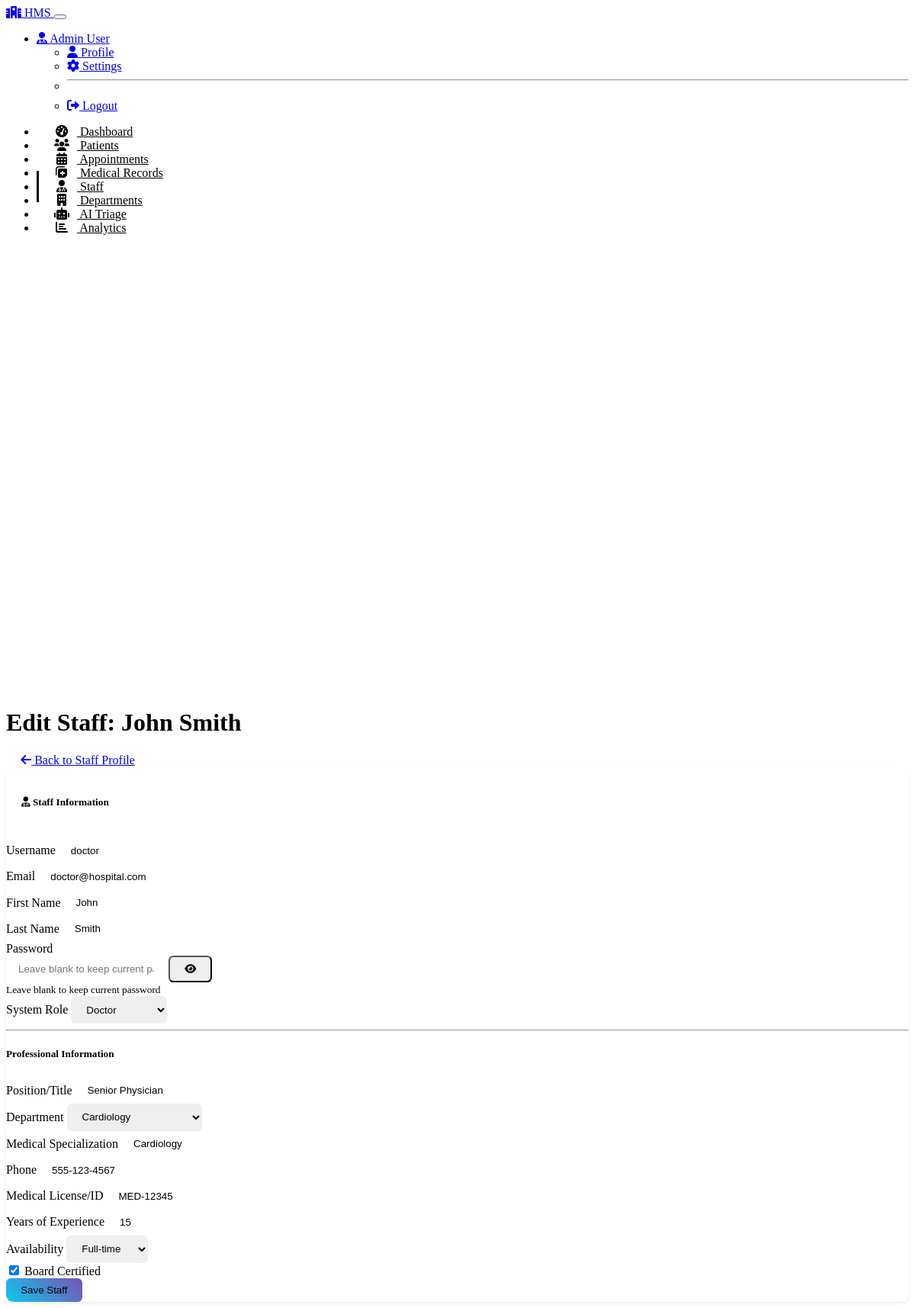
/staff/1/edit (signed in), run on the app's committed database.
### models.py (models this page shows, shortened)
class User(UserMixin, db.Model):
    id = db.Column(db.Integer, primary_key=True)
    username = db.Column(db.String(64), unique=True, nullable=False)
    email = db.Column(db.String(120), unique=True, nullable=False)
    password_hash = db.Column(db.String(256), nullable=False)
    first_name = db.Column(db.String(100), nullable=False)
    last_name = db.Column(db.String(100), nullable=False)
    role_id = db.Column(db.Integer, db.ForeignKey('role.id'))
    is_active = db.Column(db.Boolean, default=True)
    created_at = db.Column(db.DateTime, default=datetime.utcnow)

class Staff(db.Model):
    id = db.Column(db.Integer, primary_key=True)
    user_id = db.Column(db.Integer, db.ForeignKey('user.id'), unique=True, nullable=False)
    specialization = db.Column(db.String(100))
    position = db.Column(db.String(100), nullable=False)
    department = db.Column(db.String(100), nullable=False)
    phone = db.Column(db.String(20), nullable=False)
    medical_license = db.Column(db.String(50))
    years_experience = db.Column(db.String(3))
    board_certified = db.Column(db.Boolean, default=False)
    availability = db.Column(db.String(20), default='Full-time')
    user = db.relationship('User', backref=db.backref('staff_profile', uselist=False))
    appointments = db.relationship('Appointment', backref='staff', lazy='dynamic')

### routes.py (the view, shortened to what this page needs)
@app.route('/staff/<int:id>/edit', methods=['GET', 'POST'])
@login_required
def edit_staff(id):
    staff = Staff.query.get_or_404(id)
    form = StaffForm(obj=staff)
    if request.method == 'GET':
        form.username.data = staff.user.username
        form.email.data = staff.user.email
        form.first_name.data = staff.user.first_name
        form.last_name.data = staff.user.last_name
        form.role.data = staff.user.role_id
    form.role.choices = [(role.id, role.name) for role in Role.query.order_by(Role.name).all()]
    return render_template('staff/edit.html', title='Edit Staff', form=form, staff=staff)

### templates/staff/edit.html (shortened to what this page needs)
{% extends "base.html" %}
{% block header %}Edit Staff: {{ staff.user.first_name }} {{ staff.user.last_name }}{% endblock %}
{% block header_buttons %}
<a href="{{ url_for('view_staff', id=staff.id) }}" class="btn btn-outline-info">
    <i class="fas fa-arrow-left me-2"></i> Back to Staff Profile
</a>
{% endblock %}
{% block content %}
<div class="row justify-content-center">
    <div class="col-lg-10">
        <div class="card shadow-sm">
            <div class="card-header bg-gradient bg-primary text-white">
                <h5 class="mb-0"><i class="fas fa-user-md me-2"></i> Staff Information</h5>
            </div>
            <div class="card-body">
                <form method="post" action="{{ url_for('edit_staff', id=staff.id) }}">
                    <div class="row">
                        <div class="col-md-6 mb-3">
                            <div class="form-group">
                                <label for="username" class="form-label">{{ form.username.label }}</label>
                                {{ form.username(class="form-control", id="username") }}
                            </div>
                        </div>
                        <div class="col-md-6 mb-3">
                            <div class="form-group">
                                <label for="email" class="form-label">{{ form.email.label }}</label>
                                {{ form.email(class="form-control", id="email") }}
                            </div>
                        </div>
                    </div>
                    <div class="row">
                        <div class="col-md-6 mb-3">
                            <div class="form-group">
                                <label for="first_name" class="form-label">{{ form.first_name.label }}</label>
                                {{ form.first_name(class="form-control", id="first_name") }}
                            </div>
                        </div>
                        <div class="col-md-6 mb-3">
                            <div class="form-group">
                                <label for="last_name" class="form-label">{{ form.last_name.label }}</label>
                                {{ form.last_name(class="form-control", id="last_name") }}
                            </div>
                        </div>
                    </div>
                    <div class="row">
                        <div class="col-md-6 mb-3">
                            <div class="form-group">
                                <label for="password" class="form-label">{{ form.password.label }}</label>
                                <div class="input-group">
                                    {{ form.password(class="form-control", id="password", placeholder="Leave blank to keep current password") }}
                                    <button class="btn btn-outline-secondary" type="button" onclick="togglePasswordVisibility('password')">
                                        <i class="fa fa-eye"></i>
                                    </button>
                                </div>
                                <small class="form-text text-muted">Leave blank to keep current password</small>
                            </div>
                        </div>
                        <div class="col-md-6 mb-3">
                            <div class="form-group">
                                <label for="role" class="form-label">{{ form.role.label }}</label>
                                {{ form.role(class="form-select", id="role") }}
                            </div>
                        </div>
                    </div>
                    <hr class="my-4">
                    <h5 class="mb-3 text-info">Professional Information</h5>
                    <div class="row">
                        <div class="col-md-6 mb-3">
                            <div class="form-group">
                                <label for="position" class="form-label">{{ form.position.label }}</label>
                                {{ form.position(class="form-control", id="position") }}
                            </div>
                        </div>
                        <div class="col-md-6 mb-3">
                            <div class="form-group">
                                <label for="department" class="form-label">{{ form.department.label }}</label>
                                {{ form.department(class="form-select", id="department") }}
                            </div>
                        </div>
                    </div>
                    <div class="row">
                        <div class="col-md-6 mb-3">
                            <div class="form-group">
                                <label for="specialization" class="form-label">{{ form.specialization.label }}</label>
                                {{ form.specialization(class="form-control", id="specialization") }}
                            </div>
                        </div>
                        <div class="col-md-6 mb-3">
                            <div class="form-group">
                                <label for="phone" class="form-label">{{ form.phone.label }}</label>
                                {{ form.phone(class="form-control", id="phone") }}
                            </div>
                        </div>
                    </div>
                    <div class="row">
                        <div class="col-md-6 mb-3">
                            <div class="form-group">
                                <label for="medical_license" class="form-label">{{ form.medical_license.label }}</label>
                                {{ form.medical_license(class="form-control", id="medical_license") }}
                            </div>
                        </div>
                        <div class="col-md-6 mb-3">
                            <div class="form-group">
                                <label for="years_experience" class="form-label">{{ form.years_experience.label }}</label>
                                {{ form.years_experience(class="form-control", id="years_experience") }}
                            </div>
                        </div>
                    </div>
                    <div class="row">
                        <div class="col-md-6 mb-3">
                            <div class="form-group">
                                <label for="availability" class="form-label">{{ form.availability.label }}</label>
                                {{ form.availability(class="form-select", id="availability") }}
                            </div>
                        </div>
                        <div class="col-md-6 mb-3">
                            <div class="form-check mt-4">
                                {{ form.board_certified(class="form-check-input", id="board_certified") }}
                                <label class="form-check-label" for="board_certified">
                                    {{ form.board_certified.label }}
                                </label>
                            </div>
                        </div>
                    </div>
                    <div class="d-grid gap-2 mt-4">
                        {{ form.submit(class="btn btn-primary btn-lg") }}
                    </div>
                </form>
            </div>
        </div>
    </div>
</div>
{% endblock %}

### templates/base.html (shortened to what this page needs)
<!DOCTYPE html>
<html lang="en" data-bs-theme="dark">
<head>
    <link rel="stylesheet" href="https://cdn.replit.com/agent/bootstrap-agent-dark-theme.min.css">
    <link rel="stylesheet" href="https://cdnjs.cloudflare.com/ajax/libs/font-awesome/6.0.0/css/all.min.css">
    <link rel="stylesheet" href="{{ url_for('static', filename='css/custom.css') }}">
</head>
<body>
    {% if current_user.is_authenticated %}
    <nav class="navbar navbar-expand-lg navbar-hospital">
        <div class="container-fluid">
            <a class="navbar-brand d-flex align-items-center" href="{{ url_for('dashboard') }}">
                <i class="fas fa-hospital me-2 text-info"></i>
                <span>HMS</span>
            </a>
            <button class="navbar-toggler" type="button" data-bs-toggle="collapse" data-bs-target="#navbarNav"
                    aria-controls="navbarNav" aria-expanded="false" aria-label="Toggle navigation">
            </button>
            <div class="collapse navbar-collapse" id="navbarNav">
                <ul class="navbar-nav ms-auto">
                    <li class="nav-item dropdown">
                        <a class="nav-link dropdown-toggle" href="#" id="navbarDropdown" role="button"
                            data-bs-toggle="dropdown" aria-expanded="false">
                            <i class="fas fa-user-md me-1"></i> {{ current_user.first_name }} {{ current_user.last_name }}
                        </a>
                        <ul class="dropdown-menu dropdown-menu-end" aria-labelledby="navbarDropdown">
                            <li><a class="dropdown-item" href="{{ url_for('profile') }}"><i class="fas fa-user me-2"></i> Profile</a></li>
                            <li><a class="dropdown-item" href="{{ url_for('settings') }}"><i class="fas fa-cog me-2"></i> Settings</a></li>
                            <li><hr class="dropdown-divider"></li>
                            <li><a class="dropdown-item" href="{{ url_for('logout') }}"><i class="fas fa-sign-out-alt me-2"></i> Logout</a></li>
                        </ul>
                    </li>
                </ul>
            </div>
        </div>
    </nav>
    <div class="container-fluid">
        <div class="row">
            <div class="col-lg-2 col-md-3 px-0">
                <div class="sidebar py-3">
                    <ul class="nav flex-column">
                        <li class="nav-item">
                            <a class="nav-link {% if request.path == url_for('dashboard') %}active{% endif %}"
                               href="{{ url_for('dashboard') }}">
                                <i class="fas fa-tachometer-alt"></i> Dashboard
                            </a>
                        </li>
                        <li class="nav-item">
                            <a class="nav-link {% if '/patients' in request.path %}active{% endif %}"
                               href="{{ url_for('patients') }}">
                                <i class="fas fa-users"></i> Patients
                            </a>
                        </li>
                        <li class="nav-item">
                            <a class="nav-link {% if '/appointments' in request.path %}active{% endif %}"
                               href="{{ url_for('appointments') }}">
                                <i class="fas fa-calendar-alt"></i> Appointments
                            </a>
                        </li>
                        <li class="nav-item">
                            <a class="nav-link {% if '/records' in request.path %}active{% endif %}"
                               href="{{ url_for('records') }}">
                                <i class="fas fa-notes-medical"></i> Medical Records
                            </a>
                        </li>
                        <li class="nav-item">
                            <a class="nav-link {% if '/staff' in request.path %}active{% endif %}"
                               href="{{ url_for('staff') }}">
                                <i class="fas fa-user-md"></i> Staff
                            </a>
                        </li>
                        <li class="nav-item">
                            <a class="nav-link {% if '/departments' in request.path %}active{% endif %}"
                               href="{{ url_for('departments') }}">
                                <i class="fas fa-building"></i> Departments
                            </a>
                        </li>
                        {% if current_user.role.name in ['Doctor', 'Nurse', 'Admin'] %}
                        <li class="nav-item">
                            <a class="nav-link {% if '/triage' in request.path %}active{% endif %}"
                               href="{{ url_for('triage') }}">
                                <i class="fas fa-robot"></i> AI Triage
                            </a>
                        </li>
                        {% endif %}
                        {% if current_user.role.name == 'Admin' %}
                        <li class="nav-item">
                            <a class="nav-link {% if '/analytics' in request.path %}active{% endif %}"
                               href="{{ url_for('analytics') }}">
                                <i class="fas fa-chart-bar"></i> Analytics
                            </a>
                        </li>
                        {% endif %}
                    </ul>
                </div>
            </div>
            <div class="col-lg-10 col-md-9 py-4">
                <div class="d-flex justify-content-between align-items-center mb-4">
                    <h1 class="h2">{% block header %}{% endblock %}</h1>
                    <div>
                        {% block header_buttons %}{% endblock %}
                    </div>
                </div>
                {% block content %}{% endblock %}
            </div>
        </div>
    </div>
    {% endif %}
</body>
</html>

### data on the page
User: first_name "Admin", last_name "User"
User: user.first_name "John", user.last_name "Smith", username "doctor", email "doctor@hospital.com", first_name "John", last_name "Smith"
Staff: position "Senior Physician", department "Cardiology", specialization "Cardiology", phone "555-123-4567", medical_license "MED-12345", years_experience "15", availability "Full-time", board_certified "☑"
